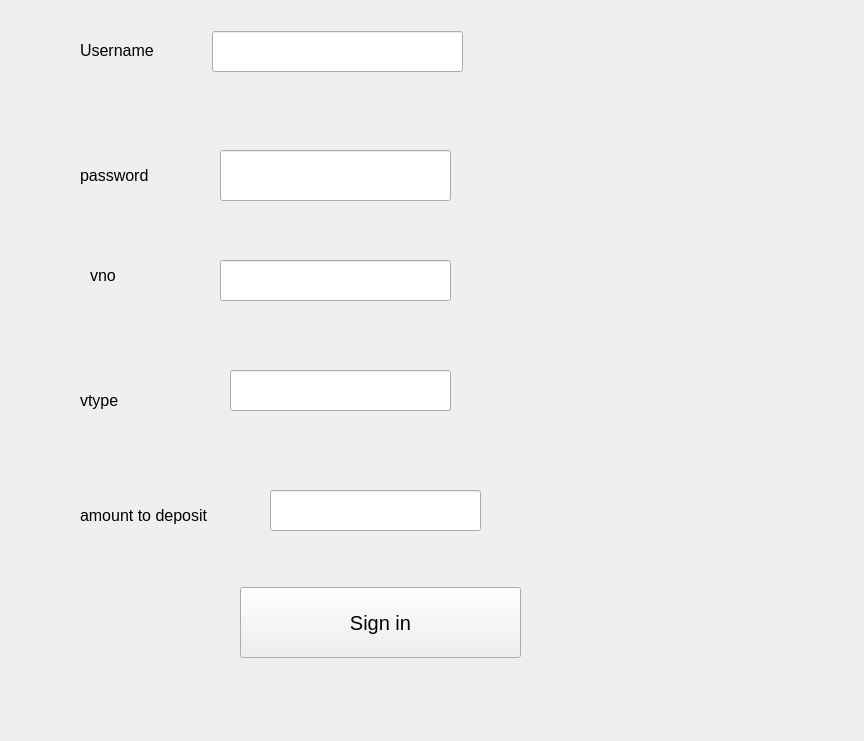
<?xml version="1.0" encoding="UTF-8"?>
<ui version="4.0">
 <class>Form</class>
 <widget class="QWidget" name="Form">
  <property name="geometry">
   <rect>
    <x>0</x>
    <y>0</y>
    <width>864</width>
    <height>741</height>
   </rect>
  </property>
  <property name="font">
   <font>
    <pointsize>15</pointsize>
   </font>
  </property>
  <property name="windowTitle">
   <string>Form</string>
  </property>
  <widget class="QLabel" name="label">
   <property name="geometry">
    <rect>
     <x>80</x>
     <y>20</y>
     <width>111</width>
     <height>61</height>
    </rect>
   </property>
   <property name="text">
    <string>&lt;html&gt;&lt;head/&gt;&lt;body&gt;&lt;p&gt;&lt;span style=&quot; font-size:12pt;&quot;&gt;Username&lt;/span&gt;&lt;/p&gt;&lt;/body&gt;&lt;/html&gt;</string>
   </property>
  </widget>
  <widget class="QLabel" name="label_2">
   <property name="geometry">
    <rect>
     <x>80</x>
     <y>150</y>
     <width>101</width>
     <height>51</height>
    </rect>
   </property>
   <property name="text">
    <string>&lt;html&gt;&lt;head/&gt;&lt;body&gt;&lt;p&gt;&lt;span style=&quot; font-size:12pt;&quot;&gt;password&lt;/span&gt;&lt;/p&gt;&lt;/body&gt;&lt;/html&gt;</string>
   </property>
  </widget>
  <widget class="QLabel" name="label_3">
   <property name="geometry">
    <rect>
     <x>90</x>
     <y>250</y>
     <width>81</width>
     <height>51</height>
    </rect>
   </property>
   <property name="text">
    <string>&lt;html&gt;&lt;head/&gt;&lt;body&gt;&lt;p&gt;&lt;span style=&quot; font-size:12pt;&quot;&gt;vno&lt;/span&gt;&lt;/p&gt;&lt;/body&gt;&lt;/html&gt;</string>
   </property>
  </widget>
  <widget class="QLabel" name="label_4">
   <property name="geometry">
    <rect>
     <x>80</x>
     <y>380</y>
     <width>81</width>
     <height>41</height>
    </rect>
   </property>
   <property name="text">
    <string>&lt;html&gt;&lt;head/&gt;&lt;body&gt;&lt;p&gt;&lt;span style=&quot; font-size:12pt;&quot;&gt;vtype&lt;/span&gt;&lt;/p&gt;&lt;/body&gt;&lt;/html&gt;</string>
   </property>
  </widget>
  <widget class="QLabel" name="label_5">
   <property name="geometry">
    <rect>
     <x>80</x>
     <y>490</y>
     <width>171</width>
     <height>51</height>
    </rect>
   </property>
   <property name="text">
    <string>&lt;html&gt;&lt;head/&gt;&lt;body&gt;&lt;p&gt;&lt;span style=&quot; font-size:12pt;&quot;&gt;amount to deposit&lt;/span&gt;&lt;/p&gt;&lt;/body&gt;&lt;/html&gt;</string>
   </property>
  </widget>
  <widget class="QLineEdit" name="lineEdit">
   <property name="geometry">
    <rect>
     <x>212</x>
     <y>31</y>
     <width>251</width>
     <height>41</height>
    </rect>
   </property>
  </widget>
  <widget class="QLineEdit" name="lineEdit_2">
   <property name="geometry">
    <rect>
     <x>220</x>
     <y>150</y>
     <width>231</width>
     <height>51</height>
    </rect>
   </property>
  </widget>
  <widget class="QLineEdit" name="lineEdit_3">
   <property name="geometry">
    <rect>
     <x>220</x>
     <y>260</y>
     <width>231</width>
     <height>41</height>
    </rect>
   </property>
  </widget>
  <widget class="QLineEdit" name="lineEdit_4">
   <property name="geometry">
    <rect>
     <x>230</x>
     <y>370</y>
     <width>221</width>
     <height>41</height>
    </rect>
   </property>
  </widget>
  <widget class="QLineEdit" name="lineEdit_5">
   <property name="geometry">
    <rect>
     <x>270</x>
     <y>490</y>
     <width>211</width>
     <height>41</height>
    </rect>
   </property>
  </widget>
  <widget class="QPushButton" name="pushButton">
   <property name="geometry">
    <rect>
     <x>240</x>
     <y>587</y>
     <width>281</width>
     <height>71</height>
    </rect>
   </property>
   <property name="text">
    <string>Sign in</string>
   </property>
  </widget>
 </widget>
 <resources/>
 <connections/>
</ui>
